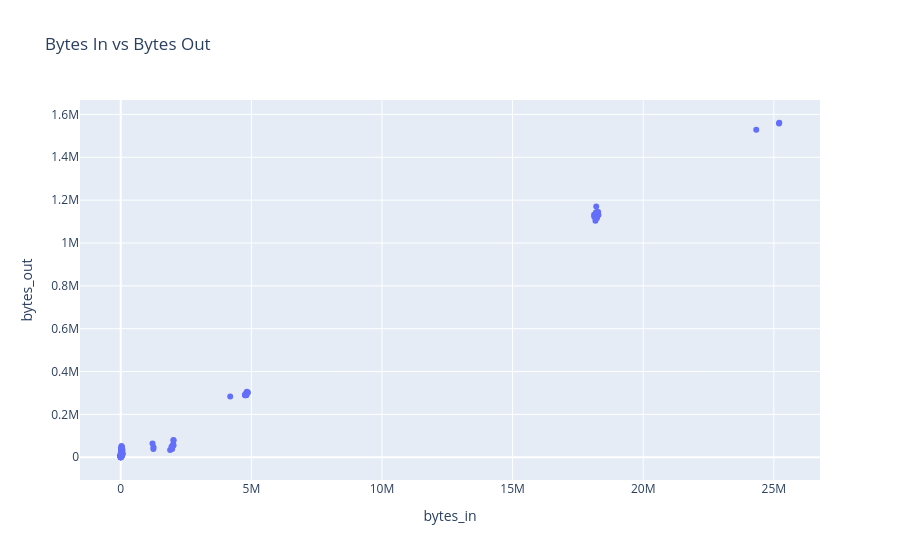

Notebook source saved alongside this figure:
### Code cell
# Scatter plot of bytes in vs bytes out
fig_scatter = px.scatter(df, x='bytes_in', y='bytes_out', title='Bytes In vs Bytes Out')
fig_scatter.show()

### Figure 1 — Plotly figure (JSON) as saved in the notebook; plotly's stock layout.template omitted (floating-point values rounded to 4 significant figures; data arrays with more than 128 entries replaced by an {"elided": "..."} marker saying what was removed)
{"data": [{"hovertemplate": "bytes_in=%{x}<br>bytes_out=%{y}<extra></extra>", "legendgroup": "", "marker": {"color": "#636efa", "symbol": "circle"}, "mode": "markers", "name": "", "orientation": "v", "showlegend": false, "type": "scatter", "x": {"elided": "282 int values"}, "xaxis": "x", "y": {"elided": "282 int values"}, "yaxis": "y"}], "layout": {"legend": {"tracegroupgap": 0}, "title": {"text": "Bytes In vs Bytes Out"}, "xaxis": {"anchor": "y", "domain": [0, 1], "title": {"text": "bytes_in"}}, "yaxis": {"anchor": "x", "domain": [0, 1], "title": {"text": "bytes_out"}}}}
